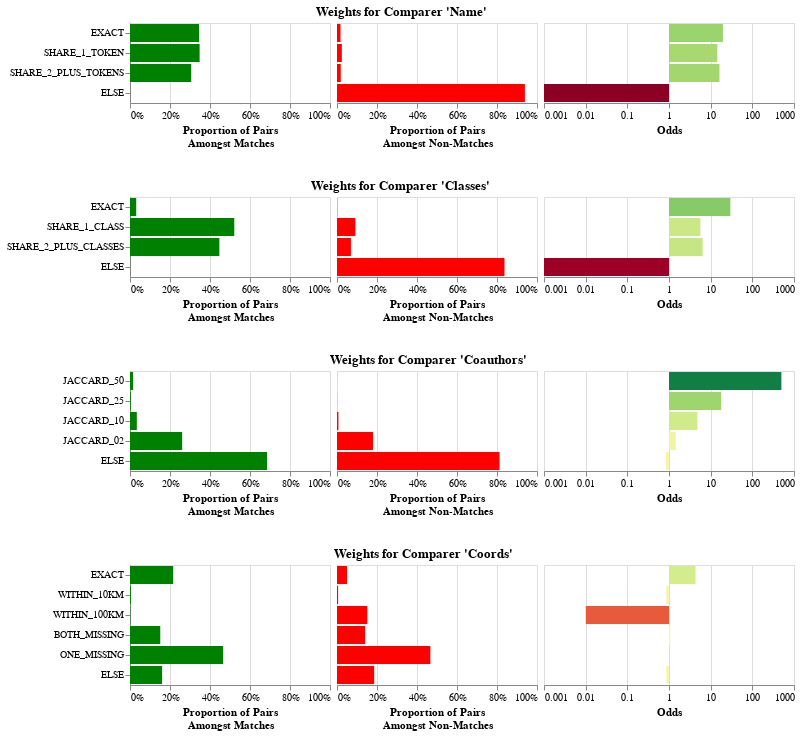

This figure's notebook cell:
### Markdown cell above
The result above is the blocked table, with a column added for every `Comparer`.
The value of each column is the level that the record pair matched at.
For example, there is now a "Name" column,
filled with values like "exact", "share 1 token", etc.

Now that we have our features, we can use the Fellegi-Sunter model to train weights
for each of these features. This is a probabilistic model that is based on the concept
of odds. When you see an exact match on name, that increases the odds of a match
by some amount, maybe 10x. When you see a non-match on name, that decreases the odds
of a match by some amount, maybe 0.1x. We can either train this from labeled data,
or we can use unlabeled data using an algorithm called "Expectation Maximization".

### Code cell
weights = mismo.fs.train_using_em(comparers, featured, featured, max_pairs=100_000)
# Can save and load weights
# weights.to_json("weights.json")
# weights = ComparisonWeights.from_json("weights.json")
weights.plot()

### Figure 1 — Vega-Lite specification as saved in the notebook (floating-point values rounded to 4 significant figures)
{"config": {"view": {"continuousWidth": 300, "continuousHeight": 300}}, "vconcat": [{"hconcat": [{"data": {"name": "data-2f76f22c72b55a00670087d31caa94c1"}, "mark": {"type": "bar"}, "encoding": {"color": {"value": "green"}, "tooltip": [{"field": "level", "title": "Level", "type": "nominal"}, {"field": "m", "format": "%", "title": "Proportion Amongst Matching Pairs", "type": "quantitative"}, {"field": "u", "format": "%", "title": "Proportion Amongst Non-Matching Pairs", "type": "quantitative"}, {"field": "odds", "format": "f", "title": "Odds", "type": "quantitative"}, {"field": "explanation", "title": "Explanation", "type": "nominal"}], "x": {"axis": {"format": "%"}, "field": "m", "scale": {"domain": [0, 1]}, "title": ["Proportion of Pairs", "Amongst Matches"], "type": "quantitative"}, "y": {"axis": {}, "field": "level", "sort": {"field": "level_order"}, "title": null, "type": "nominal"}}, "name": "view_11", "width": 200}, {"data": {"name": "data-2f76f22c72b55a00670087d31caa94c1"}, "mark": {"type": "bar"}, "encoding": {"color": {"value": "red"}, "tooltip": [{"field": "level", "title": "Level", "type": "nominal"}, {"field": "m", "format": "%", "title": "Proportion Amongst Matching Pairs", "type": "quantitative"}, {"field": "u", "format": "%", "title": "Proportion Amongst Non-Matching Pairs", "type": "quantitative"}, {"field": "odds", "format": "f", "title": "Odds", "type": "quantitative"}, {"field": "explanation", "title": "Explanation", "type": "nominal"}], "x": {"axis": {"format": "%"}, "field": "u", "scale": {"domain": [0, 1]}, "title": ["Proportion of Pairs", "Amongst Non-Matches"], "type": "quantitative"}, "y": {"axis": null, "field": "level", "sort": {"field": "level_order"}, "title": null, "type": "nominal"}}, "name": "view_12", "width": 200}, {"data": {"name": "data-2f76f22c72b55a00670087d31caa94c1"}, "mark": {"type": "bar"}, "encoding": {"color": {"field": "log_odds", "legend": null, "scale": {"domainMax": 3, "domainMid": 0, "domainMin": -3, "scheme": "redyellowgreen"}, "title": "Log Odds", "type": "quantitative"}, "tooltip": [{"field": "level", "title": "Level", "type": "nominal"}, {"field": "m", "format": "%", "title": "Proportion Amongst Matching Pairs", "type": "quantitative"}, {"field": "u", "format": "%", "title": "Proportion Amongst Non-Matching Pairs", "type": "quantitative"}, {"field": "odds", "format": "f", "title": "Odds", "type": "quantitative"}, {"field": "explanation", "title": "Explanation", "type": "nominal"}], "x": {"axis": {"labelExpr": "pow(10,datum.value)"}, "field": "log_odds", "scale": {"domain": [-3, 3]}, "title": "Odds", "type": "quantitative"}, "y": {"axis": null, "field": "level", "sort": {"field": "level_order"}, "title": null, "type": "nominal"}}, "name": "view_13", "width": 250}], "spacing": 5, "title": {"text": "Weights for Comparer 'Name'", "anchor": "middle"}}, {"hconcat": [{"data": {"name": "data-92357929a4200656288431ccdca4c697"}, "mark": {"type": "bar"}, "encoding": {"color": {"value": "green"}, "tooltip": [{"field": "level", "title": "Level", "type": "nominal"}, {"field": "m", "format": "%", "title": "Proportion Amongst Matching Pairs", "type": "quantitative"}, {"field": "u", "format": "%", "title": "Proportion Amongst Non-Matching Pairs", "type": "quantitative"}, {"field": "odds", "format": "f", "title": "Odds", "type": "quantitative"}, {"field": "explanation", "title": "Explanation", "type": "nominal"}], "x": {"axis": {"format": "%"}, "field": "m", "scale": {"domain": [0, 1]}, "title": ["Proportion of Pairs", "Amongst Matches"], "type": "quantitative"}, "y": {"axis": {}, "field": "level", "sort": {"field": "level_order"}, "title": null, "type": "nominal"}}, "name": "view_14", "width": 200}, {"data": {"name": "data-92357929a4200656288431ccdca4c697"}, "mark": {"type": "bar"}, "encoding": {"color": {"value": "red"}, "tooltip": [{"field": "level", "title": "Level", "type": "nominal"}, {"field": "m", "format": "%", "title": "Proportion Amongst Matching Pairs", "type": "quantitative"}, {"field": "u", "format": "%", "title": "Proportion Amongst Non-Matching Pairs", "type": "quantitative"}, {"field": "odds", "format": "f", "title": "Odds", "type": "quantitative"}, {"field": "explanation", "title": "Explanation", "type": "nominal"}], "x": {"axis": {"format": "%"}, "field": "u", "scale": {"domain": [0, 1]}, "title": ["Proportion of Pairs", "Amongst Non-Matches"], "type": "quantitative"}, "y": {"axis": null, "field": "level", "sort": {"field": "level_order"}, "title": null, "type": "nominal"}}, "name": "view_15", "width": 200}, {"data": {"name": "data-92357929a4200656288431ccdca4c697"}, "mark": {"type": "bar"}, "encoding": {"color": {"field": "log_odds", "legend": null, "scale": {"domainMax": 3, "domainMid": 0, "domainMin": -3, "scheme": "redyellowgreen"}, "title": "Log Odds", "type": "quantitative"}, "tooltip": [{"field": "level", "title": "Level", "type": "nominal"}, {"field": "m", "format": "%", "title": "Proportion Amongst Matching Pairs", "type": "quantitative"}, {"field": "u", "format": "%", "title": "Proportion Amongst Non-Matching Pairs", "type": "quantitative"}, {"field": "odds", "format": "f", "title": "Odds", "type": "quantitative"}, {"field": "explanation", "title": "Explanation", "type": "nominal"}], "x": {"axis": {"labelExpr": "pow(10,datum.value)"}, "field": "log_odds", "scale": {"domain": [-3, 3]}, "title": "Odds", "type": "quantitative"}, "y": {"axis": null, "field": "level", "sort": {"field": "level_order"}, "title": null, "type": "nominal"}}, "name": "view_16", "width": 250}], "spacing": 5, "title": {"text": "Weights for Comparer 'Classes'", "anchor": "middle"}}, {"hconcat": [{"data": {"name": "data-f783ef6b0feec318f46f1cbe75ae7a05"}, "mark": {"type": "bar"}, "encoding": {"color": {"value": "green"}, "tooltip": [{"field": "level", "title": "Level", "type": "nominal"}, {"field": "m", "format": "%", "title": "Proportion Amongst Matching Pairs", "type": "quantitative"}, {"field": "u", "format": "%", "title": "Proportion Amongst Non-Matching Pairs", "type": "quantitative"}, {"field": "odds", "format": "f", "title": "Odds", "type": "quantitative"}, {"field": "explanation", "title": "Explanation", "type": "nominal"}], "x": {"axis": {"format": "%"}, "field": "m", "scale": {"domain": [0, 1]}, "title": ["Proportion of Pairs", "Amongst Matches"], "type": "quantitative"}, "y": {"axis": {}, "field": "level", "sort": {"field": "level_order"}, "title": null, "type": "nominal"}}, "name": "view_17", "width": 200}, {"data": {"name": "data-f783ef6b0feec318f46f1cbe75ae7a05"}, "mark": {"type": "bar"}, "encoding": {"color": {"value": "red"}, "tooltip": [{"field": "level", "title": "Level", "type": "nominal"}, {"field": "m", "format": "%", "title": "Proportion Amongst Matching Pairs", "type": "quantitative"}, {"field": "u", "format": "%", "title": "Proportion Amongst Non-Matching Pairs", "type": "quantitative"}, {"field": "odds", "format": "f", "title": "Odds", "type": "quantitative"}, {"field": "explanation", "title": "Explanation", "type": "nominal"}], "x": {"axis": {"format": "%"}, "field": "u", "scale": {"domain": [0, 1]}, "title": ["Proportion of Pairs", "Amongst Non-Matches"], "type": "quantitative"}, "y": {"axis": null, "field": "level", "sort": {"field": "level_order"}, "title": null, "type": "nominal"}}, "name": "view_18", "width": 200}, {"data": {"name": "data-f783ef6b0feec318f46f1cbe75ae7a05"}, "mark": {"type": "bar"}, "encoding": {"color": {"field": "log_odds", "legend": null, "scale": {"domainMax": 3, "domainMid": 0, "domainMin": -3, "scheme": "redyellowgreen"}, "title": "Log Odds", "type": "quantitative"}, "tooltip": [{"field": "level", "title": "Level", "type": "nominal"}, {"field": "m", "format": "%", "title": "Proportion Amongst Matching Pairs", "type": "quantitative"}, {"field": "u", "format": "%", "title": "Proportion Amongst Non-Matching Pairs", "type": "quantitative"}, {"field": "odds", "format": "f", "title": "Odds", "type": "quantitative"}, {"field": "explanation", "title": "Explanation", "type": "nominal"}], "x": {"axis": {"labelExpr": "pow(10,datum.value)"}, "field": "log_odds", "scale": {"domain": [-3, 3]}, "title": "Odds", "type": "quantitative"}, "y": {"axis": null, "field": "level", "sort": {"field": "level_order"}, "title": null, "type": "nominal"}}, "name": "view_19", "width": 250}], "spacing": 5, "title": {"text": "Weights for Comparer 'Coauthors'", "anchor": "middle"}}, {"hconcat": [{"data": {"name": "data-89ab8ae09ae390c6ab627ebe53b76600"}, "mark": {"type": "bar"}, "encoding": {"color": {"value": "green"}, "tooltip": [{"field": "level", "title": "Level", "type": "nominal"}, {"field": "m", "format": "%", "title": "Proportion Amongst Matching Pairs", "type": "quantitative"}, {"field": "u", "format": "%", "title": "Proportion Amongst Non-Matching Pairs", "type": "quantitative"}, {"field": "odds", "format": "f", "title": "Odds", "type": "quantitative"}, {"field": "explanation", "title": "Explanation", "type": "nominal"}], "x": {"axis": {"format": "%"}, "field": "m", "scale": {"domain": [0, 1]}, "title": ["Proportion of Pairs", "Amongst Matches"], "type": "quantitative"}, "y": {"axis": {}, "field": "level", "sort": {"field": "level_order"}, "title": null, "type": "nominal"}}, "name": "view_20", "width": 200}, {"data": {"name": "data-89ab8ae09ae390c6ab627ebe53b76600"}, "mark": {"type": "bar"}, "encoding": {"color": {"value": "red"}, "tooltip": [{"field": "level", "title": "Level", "type": "nominal"}, {"field": "m", "format": "%", "title": "Proportion Amongst Matching Pairs", "type": "quantitative"}, {"field": "u", "format": "%", "title": "Proportion Amongst Non-Matching Pairs", "type": "quantitative"}, {"field": "odds", "format": "f", "title": "Odds", "type": "quantitative"}, {"field": "explanation", "title": "Explanation", "type": "nominal"}], "x": {"axis": {"format": "%"}, "field": "u", "scale": {"domain": [0, 1]}, "title": ["Proportion of Pairs", "Amongst Non-Matches"], "type": "quantitative"}, "y": {"axis": null, "field": "level", "sort": {"field": "level_order"}, "title": null, "type": "nominal"}}, "name": "view_21", "width": 200}, {"data": {"name": "data-89ab8ae09ae390c6ab627ebe53b76600"}, "mark": {"type": "bar"}, "encoding": {"color": {"field": "log_odds", "legend": null, "scale": {"domainMax": 3, "domainMid": 0, "domainMin": -3, "scheme": "redyellowgreen"}, "title": "Log Odds", "type": "quantitative"}, "tooltip": [{"field": "level", "title": "Level", "type": "nominal"}, {"field": "m", "format": "%", "title": "Proportion Amongst Matching Pairs", "type": "quantitative"}, {"field": "u", "format": "%", "title": "Proportion Amongst Non-Matching Pairs", "type": "quantitative"}, {"field": "odds", "format": "f", "title": "Odds", "type": "quantitative"}, {"field": "explanation", "title": "Explanation", "type": "nominal"}], "x": {"axis": {"labelExpr": "pow(10,datum.value)"}, "field": "log_odds", "scale": {"domain": [-3, 3]}, "title": "Odds", "type": "quantitative"}, "y": {"axis": null, "field": "level", "sort": {"field": "level_order"}, "title": null, "type": "nominal"}}, "name": "view_22", "width": 250}], "spacing": 5, "title": {"text": "Weights for Comparer 'Coords'", "anchor": "middle"}}], "params": [{"name": "param_11", "select": {"type": "interval", "encodings": ["x", "y"]}, "bind": "scales", "views": ["view_11", "view_12", "view_13", "view_14", "view_15", "view_16", "view_17", "view_18", "view_19", "view_20", "view_21", "view_22"]}], "spacing": 30, "$schema": "https://vega.github.io/schema/vega-lite/v5.17.0.json", "datasets": {"data-2f76f22c72b55a00670087d31caa94c1": [{"level": "EXACT", "m": 0.3453, "u": 0.01753, "odds": 19.7, "log_odds": 1.295, "level_order": 0, "explanation": "Seeing this level makes the odds of a match 19.702 times more likely"}, {"level": "SHARE_1_TOKEN", "m": 0.3481, "u": 0.02413, "odds": 14.43, "log_odds": 1.159, "level_order": 1, "explanation": "Seeing this level makes the odds of a match 14.427 times more likely"}, {"level": "SHARE_2_PLUS_TOKENS", "m": 0.3062, "u": 0.01882, "odds": 16.27, "log_odds": 1.211, "level_order": 2, "explanation": "Seeing this level makes the odds of a match 16.272 times more likely"}, {"level": "ELSE", "m": 0.0004349, "u": 0.9395, "odds": 0.0004629, "log_odds": -3.335, "level_order": 3, "explanation": "Seeing this level makes the odds of a match 2,160.447 times less likely"}], "data-92357929a4200656288431ccdca4c697": [{"level": "EXACT", "m": 0.03109, "u": 0.001048, "odds": 29.66, "log_odds": 1.472, "level_order": 0, "explanation": "Seeing this level makes the odds of a match 29.664 times more likely"}, {"level": "SHARE_1_CLASS", "m": 0.5214, "u": 0.09197, "odds": 5.669, "log_odds": 0.7535, "level_order": 1, "explanation": "Seeing this level makes the odds of a match 5.669 times more likely"}, {"level": "SHARE_2_PLUS_CLASSES", "m": 0.4468, "u": 0.06957, "odds": 6.423, "log_odds": 0.8077, "level_order": 2, "explanation": "Seeing this level makes the odds of a match 6.423 times more likely"}, {"level": "ELSE", "m": 0.0006523, "u": 0.8374, "odds": 0.000779, "log_odds": -3.108, "level_order": 3, "explanation": "Seeing this level makes the odds of a match 1,283.754 times less likely"}], "data-f783ef6b0feec318f46f1cbe75ae7a05": [{"level": "JACCARD_50", "m": 0.01566, "u": 3.145e-05, "odds": 497.9, "log_odds": 2.697, "level_order": 0, "explanation": "Seeing this level makes the odds of a match 497.853 times more likely"}, {"level": "JACCARD_25", "m": 0.004131, "u": 0.0002306, "odds": 17.92, "log_odds": 1.253, "level_order": 1, "explanation": "Seeing this level makes the odds of a match 17.915 times more likely"}, {"level": "JACCARD_10", "m": 0.03414, "u": 0.007117, "odds": 4.796, "log_odds": 0.6809, "level_order": 2, "explanation": "Seeing this level makes the odds of a match 4.796 times more likely"}, {"level": "JACCARD_02", "m": 0.2609, "u": 0.1799, "odds": 1.45, "log_odds": 0.1614, "level_order": 3, "explanation": "Seeing this level makes the odds of a match 1.450 times more likely"}, {"level": "ELSE", "m": 0.6851, "u": 0.8127, "odds": 0.8431, "log_odds": -0.07414, "level_order": 4, "explanation": "Seeing this level makes the odds of a match 1.186 times less likely"}], "data-89ab8ae09ae390c6ab627ebe53b76600": [{"level": "EXACT", "m": 0.2161, "u": 0.05, "odds": 4.323, "log_odds": 0.6358, "level_order": 0, "explanation": "Seeing this level makes the odds of a match 4.323 times more likely"}, {"level": "WITHIN_10KM", "m": 0.004784, "u": 0.005566, "odds": 0.8594, "log_odds": -0.06578, "level_order": 1, "explanation": "Seeing this level makes the odds of a match 1.164 times less likely"}, {"level": "WITHIN_100KM", "m": 0.001522, "u": 0.1514, "odds": 0.01006, "log_odds": -1.998, "level_order": 2, "explanation": "Seeing this level makes the odds of a match 99.451 times less likely"}, {"level": "BOTH_MISSING", "m": 0.1513, "u": 0.1404, "odds": 1.078, "log_odds": 0.03252, "level_order": 3, "explanation": "Seeing this level makes the odds of a match 1.078 times more likely"}, {"level": "ONE_MISSING", "m": 0.4658, "u": 0.4667, "odds": 0.9979, "log_odds": -0.0009242, "level_order": 4, "explanation": "Seeing this level makes the odds of a match 1.002 times less likely"}, {"level": "ELSE", "m": 0.1605, "u": 0.1859, "odds": 0.8632, "log_odds": -0.06389, "level_order": 5, "explanation": "Seeing this level makes the odds of a match 1.158 times less likely"}]}}
